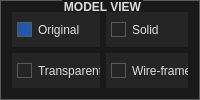
         <widget class="QGroupBox" name="model_view_box">
          <property name="sizePolicy">
           <sizepolicy hsizetype="Preferred" vsizetype="Minimum">
            <horstretch>0</horstretch>
            <verstretch>0</verstretch>
           </sizepolicy>
          </property>
          <property name="maximumSize">
           <size>
            <width>300</width>
            <height>263</height>
           </size>
          </property>
          <property name="styleSheet">
           <string notr="true">/*
	Based on a template by Emanuel Claesson (c) 2013 with modifications by Paris Flood

	Licensed under the Apache License, Version 2.0 (the &quot;License&quot;);
	you may not use this file except in compliance with the License.
	You may obtain a copy of the License at

		http://www.apache.org/licenses/LICENSE-2.0

	Unless required by applicable law or agreed to in writing, software
	distributed under the License is distributed on an &quot;AS IS&quot; BASIS,
	WITHOUT WARRANTIES OR CONDITIONS OF ANY KIND, either express or implied.
	See the License for the specific language governing permissions and
	limitations under the License.
*/

/*
	COLOR_DARK     = #191919
	COLOR_MEDIUM   = #353535
	COLOR_MEDLIGHT = #5A5A5A
	COLOR_LIGHT    = #DDDDDD
	COLOR_BLUE  = #2158AA
	COLOR_ORANGE = #D66C23
*/
* {
	background: #191919;
	color: #DDDDDD;
border: 1px solid #5A5A5A;
}

 QMenuBar {
	background: #191919;
	border-style: none;
 }

 QMenuBar::item {
	 background: transparent;
     spacing: 3px; /* spacing between menu bar items */
     padding: 5px 25px;
 }

 QMenuBar::item:selected{
	background: #353535;
  	border: 2px solid #D66C23;
    border-style: none none solid none;
}

 QMenuBar::item:pressed {
	background: #5A5A5A;
}

QCheckBox, QRadioButton {
	border: none;
}

QRadioButton::indicator, QCheckBox::indicator {
	width: 13px;
	height: 13px;
}

QRadioButton::indicator::unchecked, QCheckBox::indicator::unchecked {
	left: 5px;
	border: 1px solid #5A5A5A;
	background: none;
}

QRadioButton::indicator:unchecked:hover, QCheckBox::indicator:unchecked:hover {
	left: 5px;
	border: 1px solid #D66C23;
}

QRadioButton::indicator::checked, QCheckBox::indicator::checked {
	left: 5px;
	border: 1px solid #5A5A5A;
	background: #2158AA;
}

QRadioButton::indicator:checked:hover, QCheckBox::indicator:checked:hover {
	left: 5px;
	border: 1px solid #D66C23;
	background: #2158AA;
}

QGroupBox::title {
	subcontrol-origin: margin;
    subcontrol-position: top center;
}

QScrollBar {
	border: 1px solid #5A5A5A;
	background: #191919;
}

QScrollBar:horizontal {
	height: 15px;
	margin: 0px 16px 0px 16px;
}

QScrollBar:vertical {
	width: 15px;
	margin: 16px 0px 16px 0px;
}

QScrollBar::handle {
	background: #353535;
	border: 1px solid #5A5A5A;
}

QScrollBar::handle:horizontal {
	border-width: 0px 1px 0px 1px;
}

QScrollBar::handle:vertical {
	border-width: 1px 0px 1px 0px;
}

QScrollBar::handle:horizontal {
	min-width: 20px;
}

QScrollBar::handle:vertical {
	min-height: 20px;
}

QScrollBar::add-line, QScrollBar::sub-line {
	background:#353535;
	border: 1px solid #5A5A5A;
	subcontrol-origin: margin;
}

QScrollBar::add-line {
	position: absolute;
}

QScrollBar::add-line:horizontal {
	width: 15px;
	subcontrol-position: right;
	left: 15px;
}

QScrollBar::add-line:vertical {
	height: 15px;
	subcontrol-position: bottom;
	top: 15px;
}

QScrollBar::sub-line:horizontal {
	width: 15px;
	subcontrol-position: left;
}

QScrollBar::sub-line:vertical {
	height: 15px;
	subcontrol-position: top;
}

QScrollBar:left-arrow, QScrollBar::right-arrow, QScrollBar::up-arrow, QScrollBar::down-arrow {
	border: 1px solid #5A5A5A;
	width: 3px;
	height: 3px;
}

QScrollBar::add-page, QScrollBar::sub-page {
	background: none;
}

QAbstractButton {
	background: #252525;
}

QAbstractButton:disabled {
	background: #3F3F3F;
}

QAbstractButton:hover {
	background: #353535;
}

QPushButton:hover {
	background: #353535;
  	border: 1px solid #D66C23;
}

QAbstractButton:pressed {
	background: #5A5A5A;
}

QAbstractItemView {
	show-decoration-selected: 1;
 	outline: 0;
	selection-background-color: #2158AA;
	selection-color: #DDDDDD;
	alternate-background-color: #353535;
}

QHeaderView {
	border: 1px solid #5A5A5A;
}

QHeaderView::section {
	background: #191919;
	border: 1px solid #5A5A5A;
	padding: 4px;
}

QHeaderView::section:selected, QHeaderView::section::checked {
	background: #353535;
}

QTableView {
	gridline-color: #5A5A5A;
}

QTabBar {
	margin-left: 2px;
}

QTabBar::tab {
	border-radius: 0px;
	padding: 4px;
	margin: 4px;
}

QTabBar::tab:selected {
	background: #353535;
}

QComboBox::down-arrow {
	border: 1px solid #5A5A5A;
	background: #353535;
}

QComboBox::drop-down {
	border: 1px solid #5A5A5A;
	background: #353535;
}

QComboBox::down-arrow {
	width: 3px;
	height: 3px;
	border: 1px solid #5A5A5A;
}

QAbstractSpinBox {
	padding-right: 15px;
}

QAbstractSpinBox::up-button, QAbstractSpinBox::down-button {
	border: 1px solid #5A5A5A;
	background: #353535;
	subcontrol-origin: border;
}
QAbstractSpinBox::up-button:hover, QAbstractSpinBox::down-button:hover {
	border: 1px solid #D66C23;
}
QAbstractSpinBox::up-button:pressed, QAbstractSpinBox::down-button:pressed {
	background: #5A5A5A;
}

QAbstractSpinBox::up-arrow, QAbstractSpinBox::down-arrow {
	width: 3px;
	height: 3px;
	border: 1px solid #5A5A5A;
}
QAbstractSpinBox::up-arrow:hover, QAbstractSpinBox::down-arrow:hover {
	border: 1px solid #D66C23;
}

QSlider {
	border: none;
}

QSlider::groove:horizontal {
	height: 5px;
	margin: 4px 0px 4px 0px;
}

QSlider::groove:vertical {
	width: 5px;
	margin: 0px 4px 0px 4px;
}

QSlider::handle {
	border: 1px solid #5A5A5A;
	background: #353535;
}

QSlider::handle:horizontal {
	width: 15px;
	margin: -4px 0px -4px 0px;
}

QSlider::handle:vertical {
	height: 15px;
	margin: 0px -4px 0px -4px;
}

QSlider::add-page:vertical, QSlider::sub-page:horizontal {
	background: #2158AA;
}

QSlider::sub-page:vertical, QSlider::add-page:horizontal {
	background: #353535;
}

QLabel {
	border: none;
}

QProgressBar {
	text-align: center;
}

QProgressBar::chunk {
	width: 1px;
	background-color: #2158AA;
}

QMenu::separator {
	background: #353535;
}

QGroupBox {
	font: bold
}

QListWidget::item:selected {
    background-color: #2158AA;
}

 QMenu::item:selected{
	background: #353535;
	border: 2px solid #D66C23;
    border-style: none solid none none;
}

 QMenu::pressed {
	background: #5A5A5A;
}

QMenu::separator {
    height: 5px;
	background: #2158AA;
}</string>
          </property>
          <property name="title">
           <string>MODEL VIEW</string>
          </property>
          <property name="alignment">
           <set>Qt::AlignRight|Qt::AlignTrailing|Qt::AlignVCenter</set>
          </property>
          <layout class="QVBoxLayout" name="verticalLayout_15">
           <item>
            <layout class="QHBoxLayout" name="horizontalLayout_2">
             <item>
              <layout class="QVBoxLayout" name="verticalLayout_12">
               <item>
                <widget class="QRadioButton" name="original_model_radio_button">
                 <property name="sizePolicy">
                  <sizepolicy hsizetype="Minimum" vsizetype="MinimumExpanding">
                   <horstretch>0</horstretch>
                   <verstretch>0</verstretch>
                  </sizepolicy>
                 </property>
                 <property name="layoutDirection">
                  <enum>Qt::LeftToRight</enum>
                 </property>
                 <property name="text">
                  <string>Original</string>
                 </property>
                 <property name="checked">
                  <bool>true</bool>
                 </property>
                </widget>
               </item>
               <item>
                <widget class="QRadioButton" name="transparent_model_radio_button">
                 <property name="sizePolicy">
                  <sizepolicy hsizetype="Minimum" vsizetype="MinimumExpanding">
                   <horstretch>0</horstretch>
                   <verstretch>0</verstretch>
                  </sizepolicy>
                 </property>
                 <property name="text">
                  <string>Transparent</string>
                 </property>
                </widget>
               </item>
              </layout>
             </item>
             <item>
              <layout class="QVBoxLayout" name="verticalLayout_2">
               <item>
                <widget class="QRadioButton" name="solid_model_radio_button">
                 <property name="sizePolicy">
                  <sizepolicy hsizetype="Minimum" vsizetype="MinimumExpanding">
                   <horstretch>0</horstretch>
                   <verstretch>0</verstretch>
                  </sizepolicy>
                 </property>
                 <property name="text">
                  <string>Solid</string>
                 </property>
                </widget>
               </item>
               <item>
                <widget class="QRadioButton" name="wireframe_model_radio_button">
                 <property name="sizePolicy">
                  <sizepolicy hsizetype="Minimum" vsizetype="MinimumExpanding">
                   <horstretch>0</horstretch>
                   <verstretch>0</verstretch>
                  </sizepolicy>
                 </property>
                 <property name="text">
                  <string>Wire-frame</string>
                 </property>
                </widget>
               </item>
              </layout>
             </item>
            </layout>
           </item>
          </layout>
         </widget>
